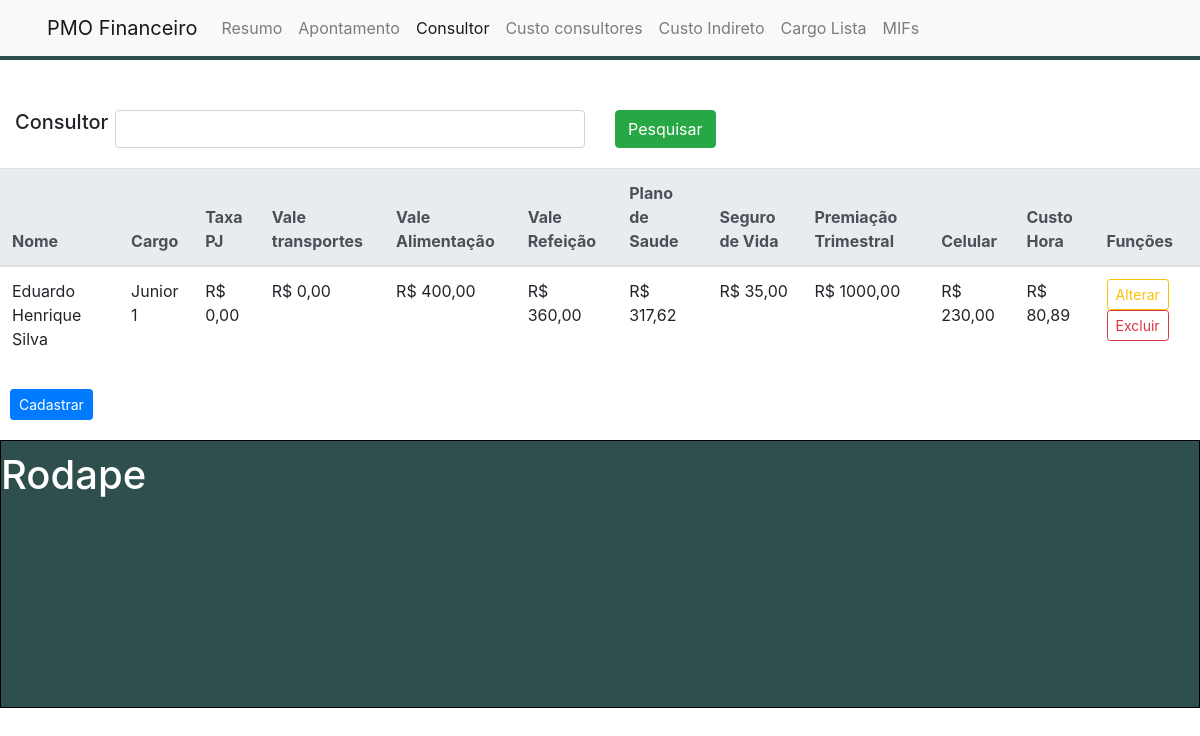
The page /consultor.php?acao=erro on the database its author committed.
### tables this page shows
CREATE TABLE `consultores` (
  `ID_CONSUL` int(11) NOT NULL,
  `NOME` varchar(250) NOT NULL,
  `PJ` varchar(15) NOT NULL,
  `VT` varchar(15) NOT NULL,
  `SAUDE` varchar(15) NOT NULL,
  `VIDA` varchar(15) NOT NULL,
  `CEL` varchar(15) NOT NULL,
  `CUSTO` varchar(15) NOT NULL,
  `CARGO` varchar(250) NOT NULL
);

CREATE TABLE `cargos` (
  `ID_CARGO` int(11) NOT NULL,
  `CARGO` varchar(250) NOT NULL,
  `CLT` varchar(15) NOT NULL,
  `VA` varchar(15) NOT NULL,
  `VR` varchar(15) NOT NULL,
  `PREM` varchar(15) NOT NULL,
  `TRI` varchar(15) NOT NULL
);

### consultor.php (the view, shortened to what this page needs)
<!DOCTYPE html>
<html lang="PT">
<head>
    <link href="css/bootstrap.min.css" rel="stylesheet">
    <link href="css/style.css" rel="stylesheet">
  <link rel="stylesheet" href="https://maxcdn.bootstrapcdn.com/bootstrap/4.1.3/css/bootstrap.min.css">
</head>
<body>
<div class="container-fluid">
<div class="wrapper">
   <header class="row">
		 <div id="menu" class="col-md-12">
			<nav class="navbar fixed-top navbar-expand-lg navbar-light bg-light">
			<div class="container-fluid">
				<a class="navbar-brand" href="#">
				  <a class="navbar-brand" href="#">
					<img src="img/test.png" width="30" alt="">PMO Financeiro
				  </a>
				</a>
				  <div class="collapse navbar-collapse" id="navbarSupportedContent">
					<ul class="navbar-nav mr-auto">
					  <li class="nav-item"><a class="nav-link" href="index.php">Resumo</a></li>
					  <li class="nav-item"><a class="nav-link" href="apontamento.php">Apontamento</a></li>
					  <li class="nav-item active"><a class="nav-link" href="consultor.php">Consultor</a></li>
					  <li class="nav-item"><a class="nav-link" href="custoconsultores.php">Custo consultores</a></li>
					  <li class="nav-item"><a class="nav-link" href="custoindireto.php">Custo Indireto</a></li>
					  <li class="nav-item"><a class="nav-link" href="cargolista.php">Cargo Lista</a><span class="sr-only">(current)</span></li>
					  <li class="nav-item"><a class="nav-link" href="mifs.php">MIFs</a></li>
					</ul>
				  </div>
		 </div>
		</nav>
	</div>
   </header>
	 <div class="row" id="linha_menu"><div class="col-md-12"></div></div>
	<div id="container2_index">
				<div class="row">
					<div class="col-md-1"><h5>Consultor</h5></div>
						<div class="col-md-5">
						 <form><input type="text" class="form-control" id="pesquisaCargo"  placeholder=""></form>
						</div>
					   <div class="col-md-6"><button type="button" id="pesquisar" class="btn btn-success"><span class="glyphicon glyphicon-search"></span>Pesquisar</button> </div>
				</div>
		<div class="row" id="result_search_table">
		<div class="table-responsive">
		 <table class="table table-hover">
			<thead class="thead-light">
				<tr>
				<th scope="col">Nome</th>
				<th scope="col">Cargo</th>
				<th scope="col">Taxa PJ</th>
				<th scope="col">Vale transportes</th>
				<th scope="col">Vale Alimentação</th>
				<th scope="col">Vale Refeição</th>
				<th scope="col">Plano de Saude</th>
				<th scope="col">Seguro de Vida</th>
				<th scope="col">Premiação Trimestral</th>
				<th scope="col">Celular</th>
				<th scope="col">Custo Hora</th>
				<th scope="col">Funções</th>
				</tr>
			</thead>
			  <tbody>
				  <form id="consultaConsultor" class="consultaConsultor">
					<?php
					include("conexao.php");
					$consultar=mysqli_query($conexao, "select * from consultores order by NOME ASC");
					while($tela=mysqli_fetch_array($consultar))
					{
					$id_cargoConsultor = $tela["CARGO"];
					$consultarCargo=mysqli_query($conexao, "select * from cargos where CARGO='$id_cargoConsultor'");
					while($tela2=mysqli_fetch_array($consultarCargo)){
						?>
					<tr>
					  <td scope="row">
						<?php echo $tela["NOME"];?>
					  </td>
					  <td><?php echo $tela["CARGO"];?></td>
					  <td>R$ <?php echo $tela["PJ"];?></td>
					  <td>R$ <?php echo $tela["VT"];?></td>
					  <td>R$ <?php echo $tela2["VA"];?></td>
					  <td>R$ <?php echo $tela2["VR"];?></td>
					  <td>R$ <?php echo $tela["SAUDE"];?></td>
					  <td>R$ <?php echo $tela["VIDA"];?></td>
					  <td>R$ <?php echo $tela2["TRI"];?></td>
					  <td>R$ <?php echo $tela["CEL"];?></td>
					  <td>R$ <?php echo $tela["CUSTO"];?></td>
					  <td>
					  <a href="consultor.php?id_consultor=<?php echo $tela["ID_CONSUL"];?>" class="btn btn-outline-warning btn-sm">Alterar</a>
					  <a href="excluirConsultor.php?id_consultor=<?php echo $tela["ID_CONSUL"];?>"  id="excluirConsultor" value="<?php echo $tela["ID_CONSUL"];?>" class="btn btn-outline-danger btn-sm">Excluir</a>
					  </td>
					</tr>
					<?php }}mysqli_close($conexao);?>
					</form>
			  </tbody>
		    </table>
		 </div>
		</div>
			<div class="row" id="funcoesCargoLista">
				<button type="button" class="btn btn-primary btn-sm" data-toggle="modal" data-target="#ModalCadastraConsultor">Cadastrar</button>
			</div>
			   <footer id="rodape" class="row">
					<h1>Rodape</h1>
			   </footer>
</div>
</div>
</div>
</body>

### css/style.css (style rules this page uses)
.container, .container-fluid { padding-right:0px; padding-left: 0px; }
.row { margin-bottom: 0px; }
[class*="col-"],footer, nav, aside, section, div[role="main"] { padding-top: 10px; padding-bottom: 20px; }
#linha_menu { Background-color:#2F4F4F; }
#container2_index { padding-top: 40px; }
footer { margin-top:10px; border:1px solid #000; padding-bottom:200px; background-color:#2F4F4F; color:#ffffff; }
#funcoesCargoLista button { margin:10px; }

### rows shown on the page
consultores: NOME "Eduardo Henrique Silva", CARGO "Junior 1", PJ "0,00", VT "0,00", SAUDE "317,62", VIDA "35,00", CEL "230,00", CUSTO "80,89"
cargos: VA "400,00", VR "360,00", TRI "1000,00", $tela["ID_CONSUL"] 27 (drawn)
